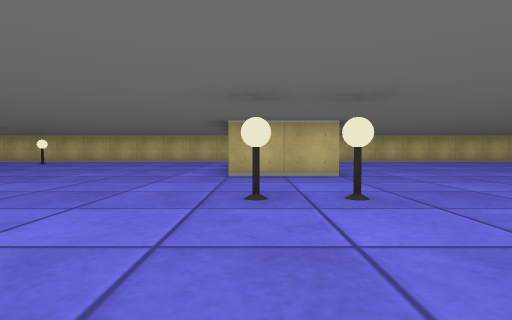
[1] (above)

16 first-person views from a walk through a cub3D level. The camera is about half as high as the walls, tilts 2° down and sees 80° across. The floor is counted in squares. Each view is taken from the middle of a square. On the plan, view 1 faces up. The plan holds only what a view shows up to about 9 squares ahead; the rest is blank.

[2]
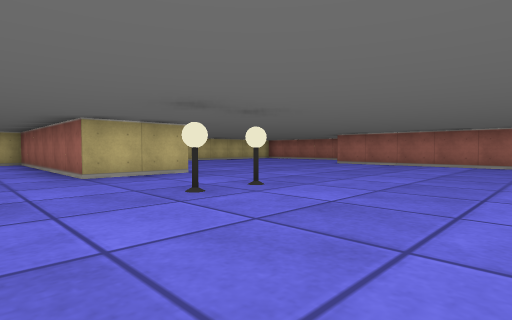

[3]
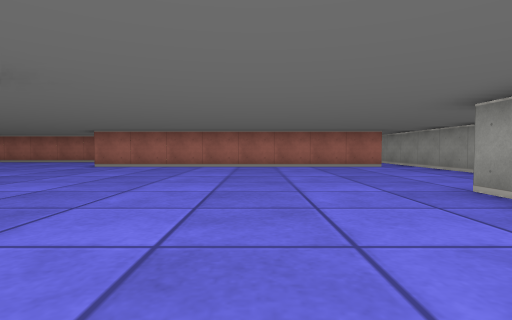

[4]
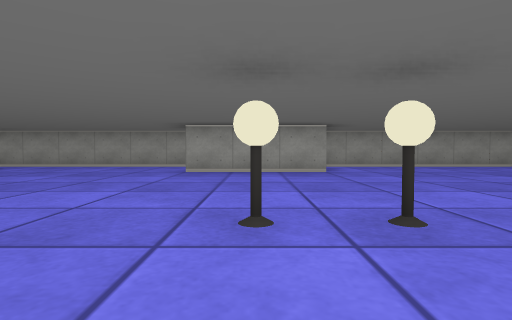

[5]
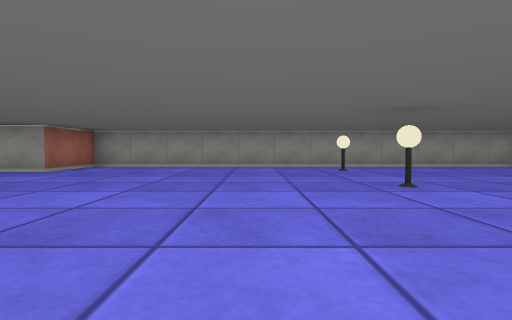

[6]
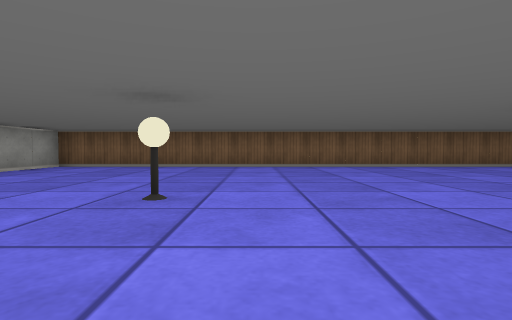

[7]
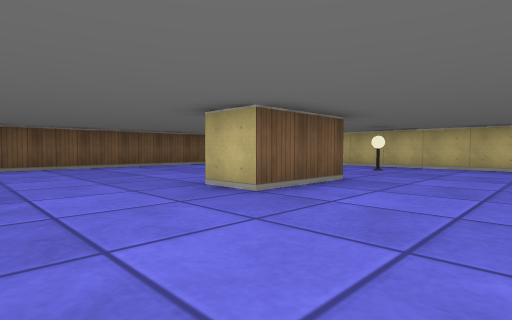

[8]
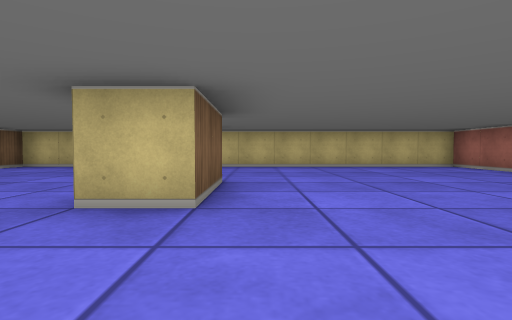

[9]
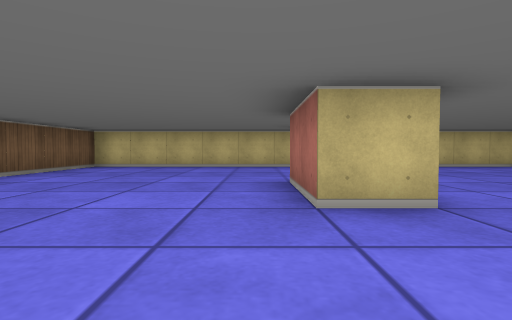

[10]
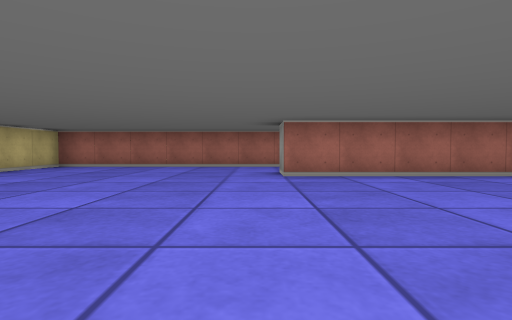

[11]
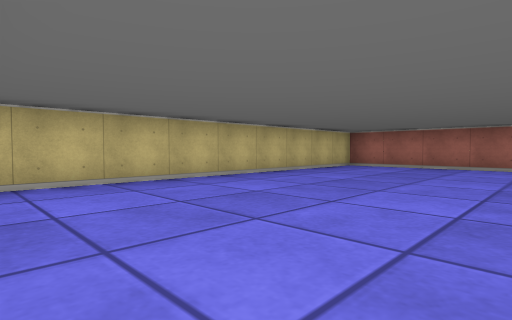

[12]
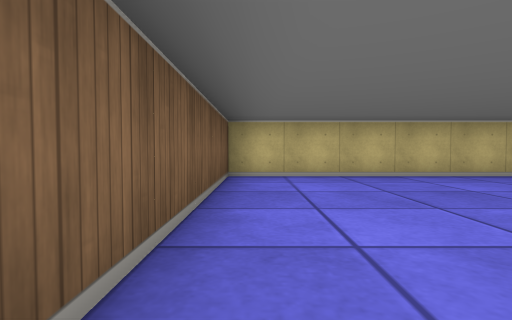

[13]
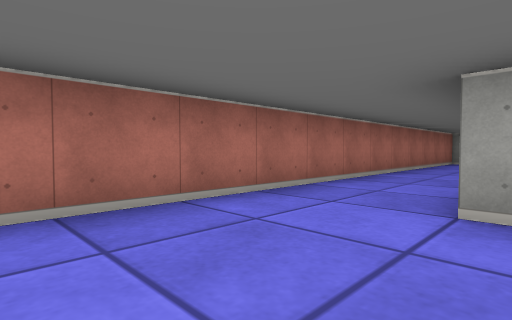

[14]
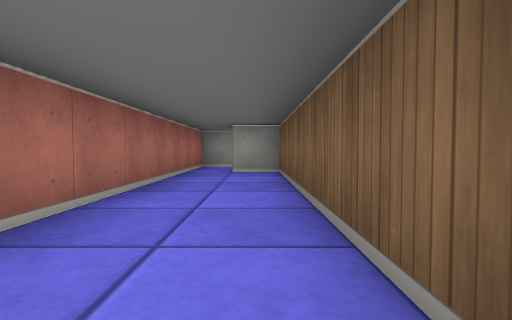

[15]
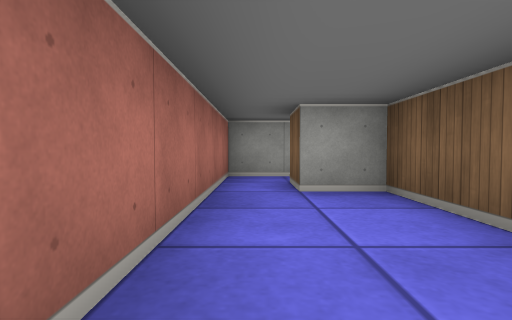

[16]
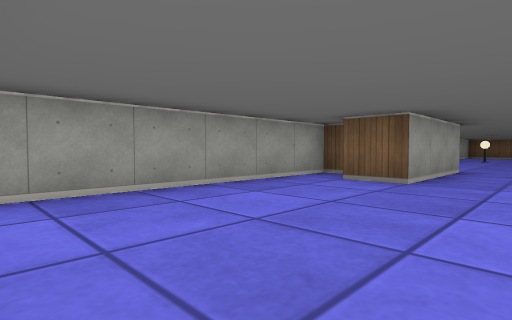

### Floor plan
Points are (right, up) in squares from view 1. A wall is a line through its corners. A room is listed if a view was taken in it or the views show most of it. See-through windows are left out.
Room 1 (views 1, 2, 3, 4, 5, 6, 7, 8, 9, 10, 11, 12, 13, 14, 15, 16)
walls: (1.6, 5.5) (-0.5, 5.5) (-0.5, 11.5) (-12.5, 11.5) (-12.5, -3.5) (-0.5, -3.5) (-0.5, -1.5) (2.5, -1.5) (2.5, -2.5); (-6.5, 7.6) (-6.5, 5.5) (-7.5, 5.5) (-7.5, 7.5); (1.5, -3) (1.5, -3.5) (10.5, -3.5) (10.5, 11.5) (1.5, 11.5) (1.5, 6.5); (8.5, 4.5) (8.5, -1.5) (9.5, -1.5) (9.5, -2.5); (7.5, -2.5) (7.5, 5.5) (8.5, 5.5)
objects: lamp (-7, -2); lamp (-7, 1); lamp (-7, 10); lamp (0, 3); lamp (1, 3)

Where each view was taken, in squares from view 1:
view 1: 0 up, 0 right, facing up
view 2: 0 up, 2 left, facing up-right
view 3: 1 up, 1 left, facing right
view 4: 5 up, 1 right, facing down
view 5: 5 up, 5 left, facing down
view 6: 2 up, 4 left, facing left
view 7: 3 up, 4 left, facing up-left
view 8: 3 up, 6 left, facing up
view 9: 3 up, 8 left, facing up
view 10: 6 up, 2 right, facing right
view 11: 7 up, 2 right, facing up-right
view 12: 6 up, 2 right, facing up
view 13: 8 up, 8 right, facing down-right
view 14: 5 up, 9 right, facing down
view 15: 2 up, 10 right, facing down
view 16: 0 up, 7 right, facing down-left
